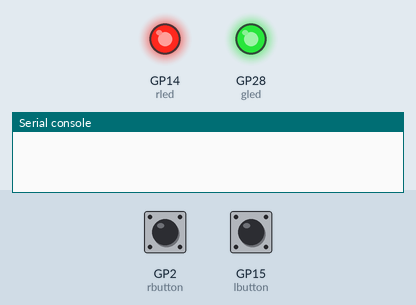
The program below on a simulated Raspberry Pi Pico running MicroPython. Parts: output pins drawn as LEDs (lit = HIGH), the last lines printed to the serial console. The inputs (shaded band) are chosen by the test bench; at power-on: GP2 (rbutton) HIGH, GP15 (lbutton) LOW.

Above: at 1.2 s.
1.3 s: GP2 (rbutton) pulled LOW for 0.15 s
At 2.4 s:
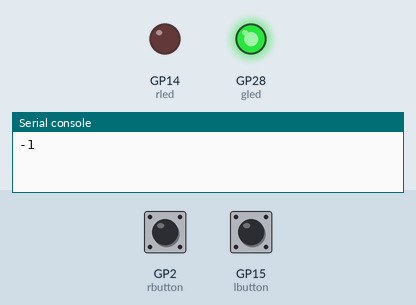
2.9 s: GP15 (lbutton) pulled HIGH for 0.15 s
At 3.6 s:
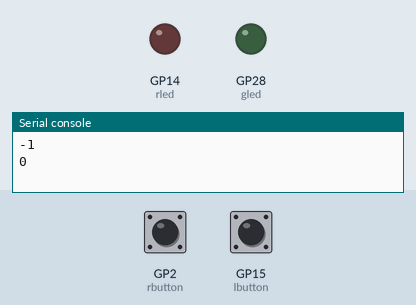
4.5 s: GP2 (rbutton) pulled LOW for 1 s
At 4.9 s:
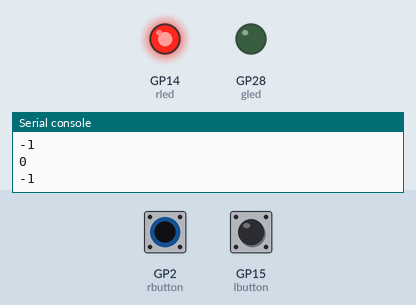
7.0 s: GP2 (rbutton) pulled LOW for 3.2 s
At 8.0 s:
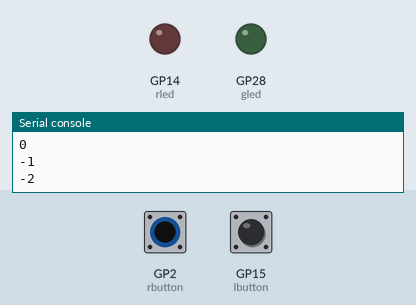
11.7 s: GP15 (lbutton) pulled HIGH for 1 s
At 12.7 s:
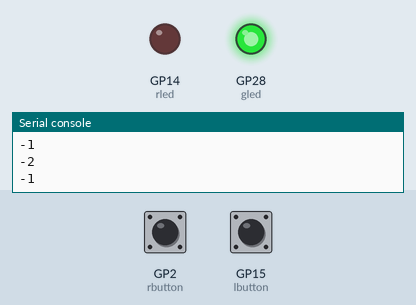
Timing chart, 0 to 14.7 s (numbered marks = the images above; inputs shaded):
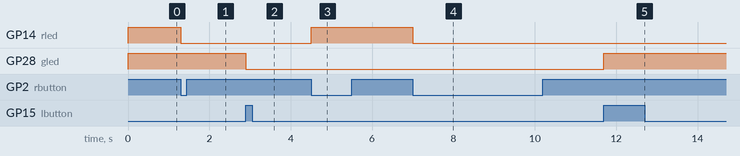

Measured:
- after the input at 1.3 s, GP14 (rled): HIGH → LOW at once
- after the input at 2.9 s, GP28 (gled): HIGH → LOW at once
- after the input at 4.5 s, GP14 (rled): LOW → HIGH at once
- after the input at 7.0 s, GP14 (rled): HIGH → LOW at once
- after the input at 11.7 s, GP28 (gled): LOW → HIGH at once

The program:

2button.py
```python
from machine import Pin
import time

gled = Pin(28, Pin.OUT)
rled = Pin(14, Pin.OUT)
rbutton = Pin(2, Pin.IN, Pin.PULL_UP)
lbutton = Pin(15, Pin.IN, Pin.PULL_DOWN)

rled.value(1), gled.value(1)
count, rcount, lcount = 0, 0, 0
ri_flag = 0
li_flag = 0
debounce = 0

def Rpress(rbutton):
    global ri_flag, debounce
    if (time.ticks_ms() - debounce) > 250:
        ri_flag = 1
        debounce = time.ticks_ms()

def Lpress(lbutton):
    global li_flag, debounce
    if (time.ticks_ms() - debounce) > 250:
        li_flag = 1
        debounce = time.ticks_ms()

rbutton.irq(trigger=Pin.IRQ_FALLING,handler=Rpress)
lbutton.irq(trigger=Pin.IRQ_RISING,handler=Lpress)

while True:
    if ri_flag == 1:
        count -= 1
        print(count)
#        print("R button pushed {} times".format(rcount))
        rled.toggle()
        ri_flag = 0

    if li_flag == 1:
        count += 1
        print(count)
#        print("L button pushed {} times".format(lcount))
        gled.toggle()
        li_flag = 0
```
